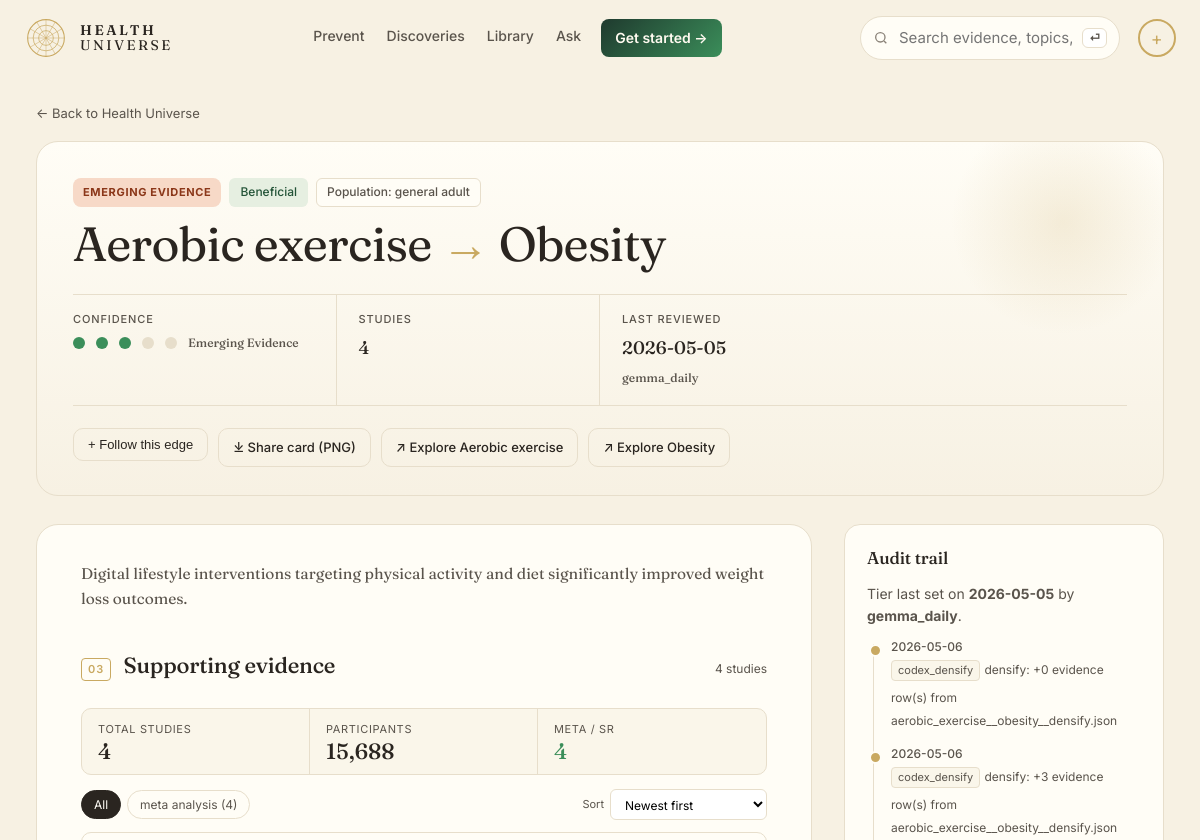
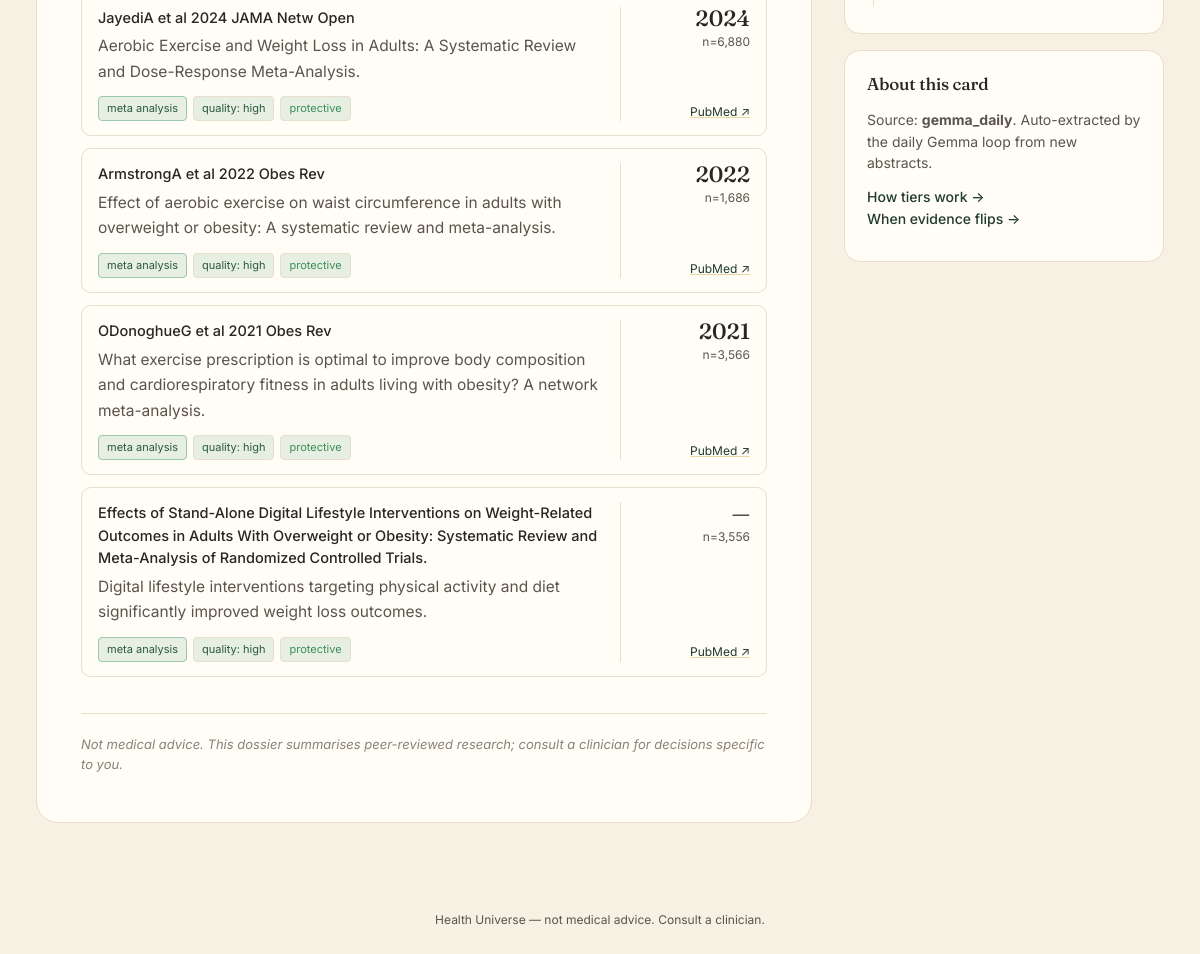
Page /edge/132 on the earlier database version (2 pictures, top to bottom).
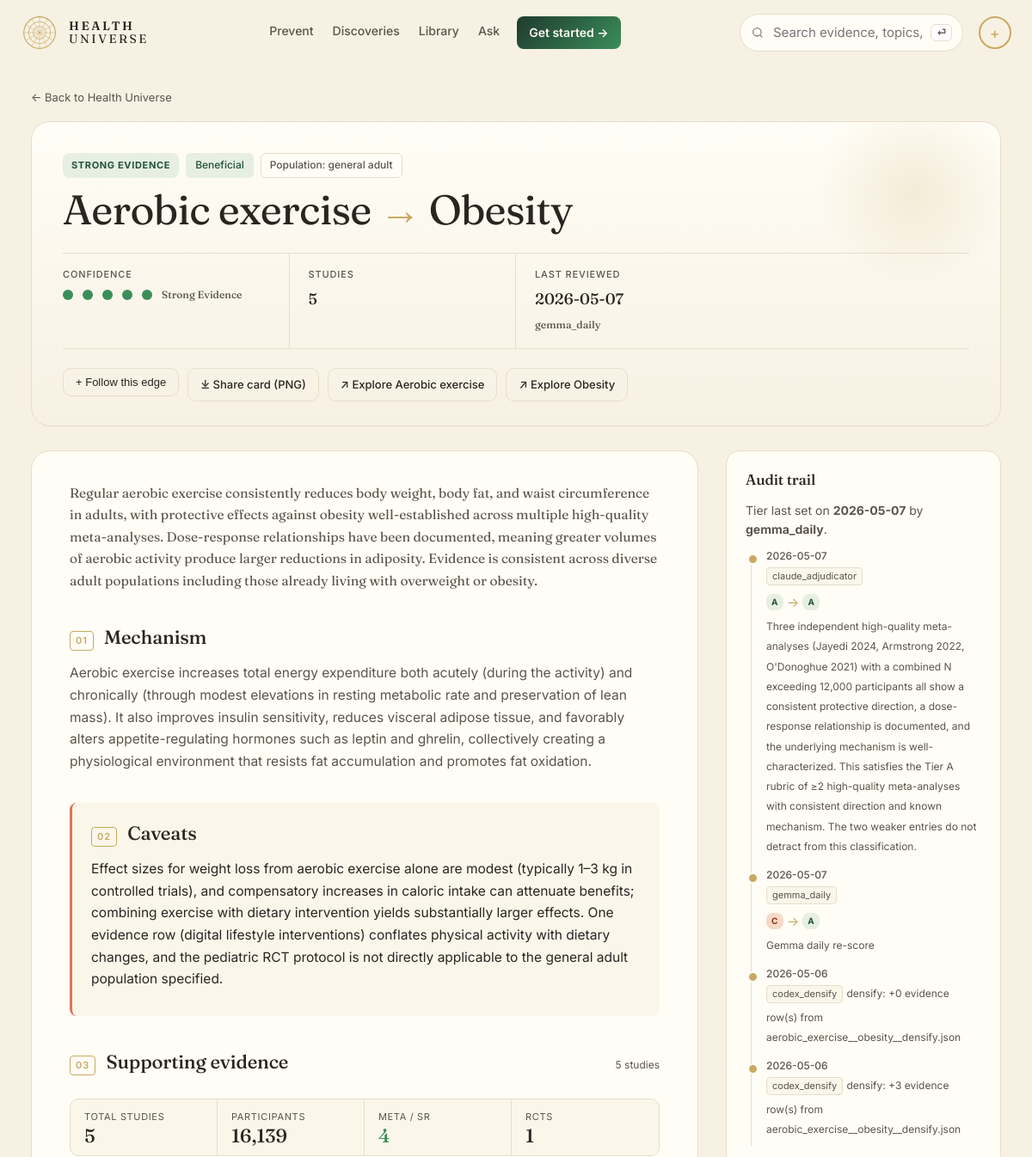
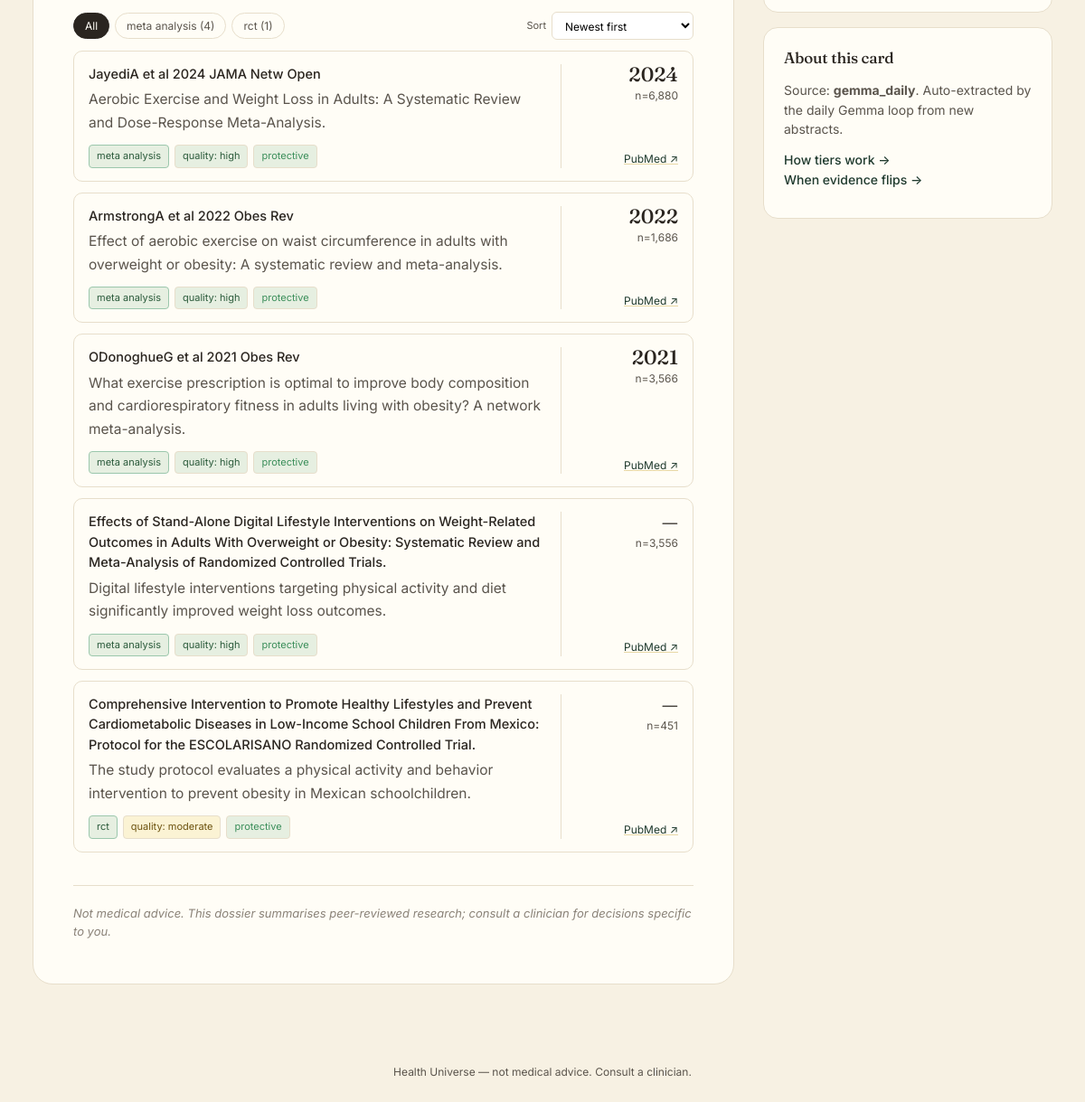
Same page on the later database version (2 pictures, top to bottom).
### tables this page shows
CREATE TABLE edge (
    id              INTEGER PRIMARY KEY,
    factor_id       INTEGER NOT NULL REFERENCES entity(id),
    outcome_id      INTEGER NOT NULL REFERENCES entity(id),
    direction       TEXT NOT NULL CHECK (direction IN (
                      'protective','harmful','neutral','u_shaped','mixed')),
    tier            TEXT NOT NULL CHECK (tier IN ('A','B','C','D','X','deprecated')),
    effect_size     TEXT,         -- qualitative: trivial/small/moderate/large
    effect_quant    TEXT,         -- e.g. "RR 0.82 (0.74-0.91)"
    population      TEXT,         -- e.g. "adults>50; ApoE4 carriers"
    mechanism       TEXT,         -- 1-paragraph plain English
    summary         TEXT,         -- card body copy
    caveats         TEXT,
    seed_source     TEXT NOT NULL CHECK (seed_source IN ('claude_seed','gemma_daily','manual')),
    created_at      TEXT NOT NULL DEFAULT (datetime('now')),
    updated_at      TEXT NOT NULL DEFAULT (datetime('now')),
    last_reviewed   TEXT NOT NULL DEFAULT (datetime('now')), embedding BLOB, embedded_at TEXT,
    UNIQUE(factor_id, outcome_id, population)
);

CREATE TABLE entity (
    id            INTEGER PRIMARY KEY,
    slug          TEXT NOT NULL UNIQUE,
    name          TEXT NOT NULL,
    kind          TEXT NOT NULL CHECK (kind IN (
                    'food','nutrient','supplement','drug','activity',
                    'behavior','environmental','pathogen','gene',
                    'biomarker','condition','process')),
    aliases       TEXT,           -- JSON array
    description   TEXT,
    created_at    TEXT NOT NULL DEFAULT (datetime('now')),
    updated_at    TEXT NOT NULL DEFAULT (datetime('now'))
, embedding BLOB, embedded_at TEXT);

CREATE TABLE evidence (
    id            INTEGER PRIMARY KEY,
    edge_id       INTEGER NOT NULL REFERENCES edge(id) ON DELETE CASCADE,
    citation      TEXT NOT NULL,
    url           TEXT,
    doi           TEXT,
    pmid          TEXT,
    year          INTEGER,
    study_type    TEXT CHECK (study_type IN (
                    'meta_analysis','systematic_review','rct','cohort',
                    'case_control','cross_sectional','mechanistic',
                    'animal','case_report','expert_opinion')),
    n_participants INTEGER,
    direction     TEXT,           -- direction this study supports
    quality       TEXT CHECK (quality IN ('high','moderate','low','very_low')),
    notes         TEXT,
    source_id     INTEGER REFERENCES source(id),
    created_at    TEXT NOT NULL DEFAULT (datetime('now'))
, is_counter INTEGER NOT NULL DEFAULT 0);

CREATE TABLE edge_history (
    id          INTEGER PRIMARY KEY,
    edge_id     INTEGER NOT NULL REFERENCES edge(id) ON DELETE CASCADE,
    changed_at  TEXT NOT NULL DEFAULT (datetime('now')),
    field       TEXT NOT NULL,
    old_value   TEXT,
    new_value   TEXT,
    reason      TEXT,
    actor       TEXT             -- 'claude_seed','gemma_daily','claude_adjudicator','human'
);

### web/app.py (the view)
@app.get("/edge/{edge_id}", response_class=HTMLResponse)
def edge_detail(request: Request, edge_id: int):
    profile = decode(request.cookies.get(COOKIE))
    with connect() as conn:
        e = conn.execute("""
            SELECT e.*, f.slug AS f_slug, f.name AS f_name, f.kind AS f_kind,
                   o.slug AS o_slug, o.name AS o_name, o.kind AS o_kind
            FROM edge e
            JOIN entity f ON f.id = e.factor_id
            JOIN entity o ON o.id = e.outcome_id
            WHERE e.id = ?""", (edge_id,)).fetchone()
        if not e:
            return HTMLResponse("Not found", status_code=404)
        try:
            evidence = conn.execute("""
                SELECT ev.*, COALESCE(s.is_retracted, 0) AS is_retracted,
                       s.retraction_note
                FROM evidence ev
                LEFT JOIN evidence_status s ON s.pmid = ev.pmid
                WHERE ev.edge_id=? AND COALESCE(ev.is_counter,0)=0
                ORDER BY ev.year DESC""", (edge_id,)).fetchall()
            counter = conn.execute("""
                SELECT ev.*, COALESCE(s.is_retracted, 0) AS is_retracted,
                       s.retraction_note
                FROM evidence ev
                LEFT JOIN evidence_status s ON s.pmid = ev.pmid
                WHERE ev.edge_id=? AND COALESCE(ev.is_counter,0)=1
                ORDER BY ev.year DESC""", (edge_id,)).fetchall()
        except Exception:
            evidence = conn.execute(
                "SELECT *, 0 AS is_retracted, NULL AS retraction_note "
                "FROM evidence WHERE edge_id=? AND COALESCE(is_counter,0)=0 "
                "ORDER BY year DESC", (edge_id,)).fetchall()
            counter = conn.execute(
                "SELECT *, 0 AS is_retracted, NULL AS retraction_note "
                "FROM evidence WHERE edge_id=? AND COALESCE(is_counter,0)=1 "
                "ORDER BY year DESC", (edge_id,)).fetchall()
        history = conn.execute(
            "SELECT * FROM edge_history WHERE edge_id = ? ORDER BY changed_at DESC",
            (edge_id,)).fetchall()
    ev_rows = [dict(r) for r in evidence]
    co_rows = [dict(r) for r in counter]
    retracted_count = sum(1 for r in ev_rows + co_rows if r.get("is_retracted"))
    return render(request, "edge.html", {
        "e": dict(e),
        "evidence": ev_rows,
        "counter": co_rows,
        "history": [dict(r) for r in history],
        "retracted_evidence_count": retracted_count,
        "profile": profile,
    })

### web/templates/edge.html (shortened to what this page needs)
{% extends "base.html" %}
{% block content %}
<section class="dossier">
  <a class="back" href="/">← Back to Health Universe</a>
  <header class="dossier-hero">
    <div class="dossier-eyebrow">
      <span class="pill tier-{{ e.tier }}">{{ TIER_LABEL[e.tier] | upper }}</span>
      <span class="badge dir-{{ e.direction }}">{{ DIRECTION_LABEL[e.direction] }}</span>
      {% if e.population %}<span class="badge ghost">Population: {{ e.population }}</span>{% endif %}
    </div>
    <h1 class="dossier-title">
      {{ e.f_name }} <span class="dossier-arrow" aria-hidden="true">→</span> {{ e.o_name }}
    </h1>
    <dl class="dossier-stats">
      <div>
        <dt>Confidence</dt>
        <dd class="dossier-conf">
          {% for i in range(5) %}<span class="dotmark big {% if i < TIER_DOTS[e.tier] %}on{% endif %}"></span>{% endfor %}
          <span class="muted small">{{ TIER_LABEL[e.tier] }}</span>
        </dd>
      </div>
      <div>
        <dt>Studies</dt>
        <dd>{{ evidence|length }}{% if counter %} <span class="muted small">+ {{ counter|length }} counter</span>{% endif %}</dd>
      </div>
      <div>
        <dt>Last reviewed</dt>
        <dd>{{ e.last_reviewed[:10] }}<br/><span class="muted small">{{ e.seed_source }}</span></dd>
      </div>
    </dl>
    <div class="dossier-actions">
      <form method="post" action="/follow" style="display:inline">
        <button class="btn-secondary inline {% if e.id in (profile.watch_edges if profile else []) %}is-following{% endif %}" type="submit">
          {% if e.id in (profile.watch_edges if profile else []) %}✓ Following{% else %}+ Follow this edge{% endif %}
        </button>
      </form>
      <a class="btn-secondary inline" href="/edge/{{ e.id }}.png" target="_blank" rel="noopener">⤓ Share card (PNG)</a>
      <a class="btn-secondary inline" href="/explore?focus={{ e.f_slug }}">↗ Explore {{ e.f_name }}</a>
      <a class="btn-secondary inline" href="/explore?focus={{ e.o_slug }}">↗ Explore {{ e.o_name }}</a>
    </div>
  </header>
  <div class="dossier-grid">
    <article class="dossier-body">
      <section class="dossier-section dossier-lede">
        <p>{{ e.summary }}</p>
      </section>
      {% if e.mechanism %}
      <section class="dossier-section">
        <h2 class="dossier-h2"><span class="dossier-num">01</span> Mechanism</h2>
        <p>{{ e.mechanism }}</p>
      </section>
      {% endif %}
      {% if e.caveats %}
      <section class="dossier-section dossier-caveats">
        <h2 class="dossier-h2"><span class="dossier-num">02</span> Caveats</h2>
        <p>{{ e.caveats }}</p>
      </section>
      {% endif %}
      <section class="dossier-section" id="evidence-section">
        <div class="dossier-section-head">
          <h2 class="dossier-h2"><span class="dossier-num">03</span> Supporting evidence</h2>
          <span class="muted small">{{ evidence|length }} stud{{ evidence|length == 1 and "y" or "ies" }}{% if counter %} · {{ counter|length }} counter{% endif %}</span>
        </div>
        {% if evidence %}
        <div class="evidence-rail">
          {% set st_counts = {} %}
          {% set total_n_ns = namespace(v=0) %}
          {% for ev in evidence %}
            {% set _ = st_counts.update({ev.study_type or 'other': st_counts.get(ev.study_type or 'other', 0) + 1}) %}
            {% if ev.n_participants %}{% set total_n_ns.v = total_n_ns.v + ev.n_participants %}{% endif %}
          {% endfor %}
          {% set total_n = total_n_ns.v %}
          <div class="evidence-rail-stat">
            <dt>Total studies</dt><dd>{{ evidence|length }}</dd>
          </div>
          <div class="evidence-rail-stat">
            <dt>Participants</dt><dd>{{ total_n and "{:,}".format(total_n) or "—" }}</dd>
          </div>
          {% if st_counts.get('meta_analysis') or st_counts.get('systematic_review') %}
          <div class="evidence-rail-stat highlight">
            <dt>Meta / SR</dt><dd>{{ st_counts.get('meta_analysis', 0) + st_counts.get('systematic_review', 0) }}</dd>
          </div>
          {% endif %}
          {% if st_counts.get('rct') %}
          <div class="evidence-rail-stat">
            <dt>RCTs</dt><dd>{{ st_counts.get('rct', 0) }}</dd>
          </div>
          {% endif %}
        </div>
        <div class="evidence-controls" role="toolbar" aria-label="Filter evidence">
          <button class="ev-filter active" data-ev-filter="all">All</button>
          {% for st, n in st_counts.items() %}
            {% if n %}<button class="ev-filter" data-ev-filter="{{ st }}">{{ st.replace("_", " ") }} ({{ n }})</button>{% endif %}
          {% endfor %}
          <label class="ev-sort-label">Sort
            <select id="evSort">
              <option value="year-desc">Newest first</option>
            </select>
          </label>
        </div>
        <div class="evidence-list" id="evidence-list">
          {% for ev in evidence %}
          <article class="evidence-row {% if ev.is_retracted %}is-retracted{% endif %}"
                   data-study-type="{{ ev.study_type or 'other' }}"
                   data-year="{{ ev.year or 0 }}"
                   data-quality="{% if ev.quality == 'high' %}4{% elif ev.quality == 'moderate' %}3{% elif ev.quality == 'low' %}2{% elif ev.quality == 'very_low' %}1{% else %}0{% endif %}"
                   data-n="{{ ev.n_participants or 0 }}">
            <div class="evidence-row-main">
              <div class="evidence-citation">
                <span>{{ ev.citation }}</span>
              </div>
              {% if ev.notes %}<p class="evidence-notes">{{ ev.notes }}</p>{% endif %}
              <div class="evidence-meta">
                {% if ev.study_type %}<span class="ev-tag tag-{{ ev.study_type }}">{{ ev.study_type.replace("_", " ") }}</span>{% endif %}
                {% if ev.quality %}<span class="ev-tag qual-{{ ev.quality }}">quality: {{ ev.quality.replace("_", " ") }}</span>{% endif %}
                {% if ev.direction %}<span class="ev-tag dir-{{ ev.direction }}">{{ ev.direction.replace("_", " ") }}</span>{% endif %}
              </div>
            </div>
            <div class="evidence-row-side">
              <div class="evidence-year">{{ ev.year or "—" }}</div>
              {% if ev.n_participants %}<div class="evidence-n">n={{ "{:,}".format(ev.n_participants) }}</div>{% endif %}
              {% if ev.pmid %}<a class="evidence-link" href="https://pubmed.ncbi.nlm.nih.gov/{{ ev.pmid }}/" target="_blank" rel="noopener">PubMed ↗</a>
              {% elif ev.doi %}<a class="evidence-link" href="https://doi.org/{{ ev.doi }}" target="_blank" rel="noopener">DOI ↗</a>{% endif %}
            </div>
          </article>
          {% endfor %}
        </div>
        {% else %}
        <p class="muted">No supporting evidence rows on file.</p>
        {% endif %}
      </section>
      <p class="dossier-disclaimer">Not medical advice. This dossier summarises peer-reviewed research; consult a clinician for decisions specific to you.</p>
    </article>
    <aside class="dossier-side">
      <div class="dossier-side-card">
        <h3>Audit trail</h3>
        <p class="muted body-sm">Tier last set on <b>{{ e.last_reviewed[:10] }}</b> by <b>{{ e.seed_source }}</b>.</p>
        {% if history %}
        <ol class="dossier-timeline">
          {% for h in history %}
          <li>
            <span class="dossier-tl-date">{{ h.changed_at[:10] }}</span>
            <span class="dossier-tl-actor">{{ h.actor }}</span>
            {% if h.field == 'tier' and h.old_value and h.new_value %}
            <div class="dossier-tl-tierchange">
              <span class="pill tier-{{ h.old_value }}">{{ h.old_value }}</span>
              <span class="dossier-arrow" aria-hidden="true">→</span>
              <span class="pill tier-{{ h.new_value }}">{{ h.new_value }}</span>
            </div>
            {% endif %}
            <small class="muted">{{ h.reason or h.field }}</small>
          </li>
          {% endfor %}
        </ol>
        {% else %}
        <p class="muted body-sm">No prior changes recorded.</p>
        {% endif %}
      </div>
      <div class="dossier-side-card">
        <h3>About this card</h3>
        <p class="body-sm muted">Source: <b>{{ e.seed_source }}</b>. {% if e.seed_source == "claude_seed" %}One-off deep research with $50 Claude cap.{% elif e.seed_source == "gemma_daily" %}Auto-extracted by the daily Gemma loop from new abstracts.{% else %}Imported from a verified payload (every PMID resolves on PubMed).{% endif %}</p>
        <p class="body-sm">
          <a class="link" href="/about">How tiers work →</a><br/>
          <a class="link" href="/myths">When evidence flips →</a>
        </p>
      </div>
    </aside>
  </div>
</section>
{% endblock %}

### web/templates/base.html (shortened to what this page needs)
<!doctype html>
<html lang="en">
<head>
<link rel="stylesheet" href="/static/style.css?v={{ asset_v }}" />
</head>
<body>
<header class="topnav" role="banner">
  <a class="brand" href="/">
    <span class="brand-mark" aria-hidden="true">
      <svg viewBox="0 0 48 48" width="44" height="44">
        <circle cx="24" cy="24" r="20" fill="none" stroke="currentColor" stroke-width="1.2"/>
        <circle cx="24" cy="24" r="14" fill="none" stroke="currentColor" stroke-width="0.8"/>
        <circle cx="24" cy="24" r="8"  fill="none" stroke="currentColor" stroke-width="0.8"/>
        {% for a in [0,30,60,90,120,150] %}
        <line x1="24" y1="4" x2="24" y2="44" stroke="currentColor" stroke-width="0.5"
              transform="rotate({{a}} 24 24)"/>
        {% endfor %}
      </svg>
    </span>
    <span class="brand-text"><b>HEALTH</b><br/>UNIVERSE</span>
  </a>
  <nav class="topnav-links" aria-label="Primary">
    <a href="/prevent">Prevent</a>
    <a href="/discoveries">Discoveries</a>
    <a href="/tier/A">Library</a>
    <a href="/ask">Ask</a>
    {% if nav_profile and nav_profile.conditions %}
      <a href="/my-plan">My plan</a>
    {% else %}
      <a href="/start" class="topnav-cta">Get started →</a>
    {% endif %}
  </nav>
  <form class="topnav-search" method="get" action="/search">
    <svg width="16" height="16" viewBox="0 0 24 24" fill="none" stroke="currentColor" stroke-width="2"><circle cx="11" cy="11" r="7"/><path d="m20 20-3.5-3.5"/></svg>
    <input id="site-search-query" name="q" placeholder="Search evidence, topics, conditions…" aria-label="Site search" />
    <kbd>⏎</kbd>
  </form>
  <details class="topnav-account" id="account-menu">
    <summary aria-label="Open account menu">
      <span class="avatar avatar-{% if nav_initials %}filled{% else %}empty{% endif %}">
        {{ nav_initials or '+' }}
      </span>
    </summary>
  </details>
</header>
<main id="main-content" tabindex="-1">{% block content %}{% endblock %}</main>
<footer class="footer">
  <span>Health Universe — not medical advice. Consult a clinician.</span>
</footer>
</body>
</html>

Differences in the rows shown:
changed edge "gemma_daily": tier "EMERGING EVIDENCE" → "STRONG EVIDENCE"; tier "Emerging Evidence" → "Strong Evidence"; last_reviewed "2026-05-05" → "2026-05-07"; summary "Digital lifestyle interventions targeting physical activity and diet significantly improved weight loss outcomes." → "Regular aerobic exercise consistently reduces body weight, body fat, and waist circumference in adults, with protective effects against obesity well-established across multiple high-quality meta-analyses. Dose-response relationships have been documented, meaning greater volumes of aerobic activity produce larger reductions in adiposity. Evidence is consistent across diverse adult populations including those already living with overweight or obesity."; mechanism (not shown) → "Aerobic exercise increases total energy expenditure both acutely (during the activity) and chronically (through modest elevations in resting metabolic rate and preservation of lean mass). It also improves insulin sensitivity, reduces visceral adipose tissue, and favorably alters appetite-regulating hormones such as leptin and ghrelin, collectively creating a physiological environment that resists fat accumulation and promotes fat oxidation."; caveats (not shown) → "Effect sizes for weight loss from aerobic exercise alone are modest (typically 1–3 kg in controlled trials), and compensatory increases in caloric intake can attenuate benefits; combining exercise with dietary intervention yields substantially larger effects. One evidence row (digital lifestyle interventions) conflates physical activity with dietary changes, and the pediatric RCT protocol is not directly applicable to the general adult population specified."
added evidence: replace "rct", n "1", citation "Comprehensive Intervention to Promote Healthy Lifestyles and Prevent Cardiometabolic Diseases in Low-Income School Children From Mexico: Protocol for the ESCOLARISANO Randomized Controlled Trial.", notes "The study protocol evaluates a physical activity and behavior intervention to prevent obesity in Mexican schoolchildren.", study_type.replace "rct", quality.replace "moderate", direction.replace "protective", year "—", n_participants "451"
added edge_history: changed_at "2026-05-07", actor "claude_adjudicator", old_value "A", new_value "A", reason "Three independent high-quality meta-analyses (Jayedi 2024, Armstrong 2022, O'Donoghue 2021) with a combined N exceeding 12,000 participants all show a consistent protective direction, a dose-response relationship is documented, and the underlying mechanism is well-characterized. This satisfies the Tier A rubric of ≥2 high-quality meta-analyses with consistent direction and known mechanism. The two weaker entries do not detract from this classification."
added edge_history: changed_at "2026-05-07", actor "gemma_daily", old_value "C", new_value "A", reason "Gemma daily re-score"
Other differences:
{{ evidence|length }}: "4" → "5"
{{ total_n and "{:,}".format(total_n) or "—" }}: "15,688" → "16,139"
{{ st_counts.get('rct', 0) }}: (not shown) → "1"
text now shown: "01 Mechanism 02 Caveats RCTS"
